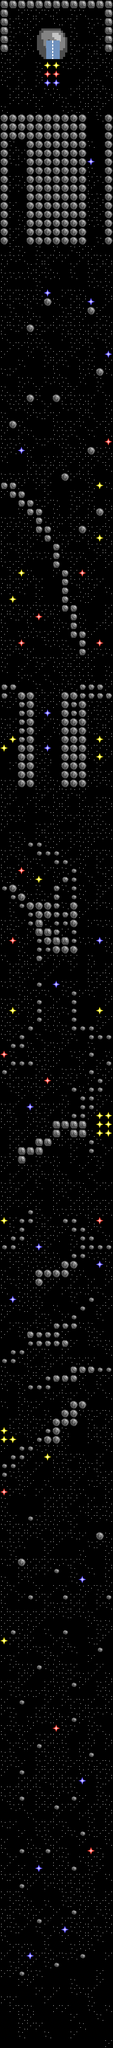

Tiled map render using the project's own tile images. Description and the map definition, with tile-layer contents summarised, below:
An orthogonal 13x234 tile map with 16x16 px tiles, 4 tile layers (background, bonus, asteroide, fin), 7 tilesets and 204 objects.

<map version="1.2" tiledversion="1.2.2" orientation="orthogonal" renderorder="right-down" width="13" height="234" tilewidth="16" tileheight="16" infinite="0" nextlayerid="13" nextobjectid="248">
 <tileset firstgid="1" source="background.tsx" />
 <tileset firstgid="4" source="redship1.tsx" />
 <tileset firstgid="5" source="asteroidetile.tsx" />
 <tileset firstgid="21" source="piste_fin.tsx" />
 <tileset firstgid="22" source="starbonus3.tsx" />
 <tileset firstgid="23" source="starbonus2.tsx" />
 <tileset firstgid="24" source="starbonus1.tsx" />
 <layer id="1" name="background" width="13" height="234">
  <data>[3042 cells, 3042 non-empty, 3 distinct tile ids]</data>
 </layer>
 <layer id="12" name="bonus" width="13" height="234">
  <data>[3042 cells, 60 non-empty, 3 distinct tile ids]</data>
 </layer>
 <layer id="3" name="asteroide" width="13" height="234">
  <data>[3042 cells, 473 non-empty, 5 distinct tile ids]</data>
 </layer>
 <layer id="9" name="fin" width="13" height="234">
  <data>[3042 cells, 1 non-empty, 1 distinct tile ids]</data>
 </layer>
 <objectgroup id="6" name="static">
  <object id="16" x="35.5" y="3603.25" width="10" height="9.25" />
  <object id="17" x="99.75" y="3587" width="9.5" height="9.75" />
  <object id="18" x="148" y="3571.25" width="9.5" height="9" />
  <object id="19" x="132.25" y="3491.75" width="9.25" height="8.75" />
  <object id="20" x="68" y="3507.25" width="9.5" height="9" />
  <object id="21" x="35.75" y="3444" width="9.75" height="8.5" />
  <object id="22" x="132" y="3412" width="9.25" height="8" />
  <object id="23" x="83.5" y="3380" width="10" height="8.25" />
  <object id="24" x="147.25" y="3346.5" width="10.75" height="10" />
  <object id="27" x="99.5" y="3298.5" width="9.5" height="10" />
  <object id="28" x="131" y="3281.75" width="11" height="11" />
  <object id="29" x="35.5" y="3283" width="10.25" height="9.5" />
  <object id="30" x="36" y="3235.75" width="9.25" height="8.5" />
  <object id="33" x="131.25" y="3139" width="10" height="9.25" />
  <object id="34" x="34.75" y="3106.5" width="10.5" height="9.75" />
  <object id="37" x="66.75" y="3043" width="10.75" height="9.5" />
  <object id="38" x="180" y="3011.25" width="9.25" height="9" />
  <object id="39" x="116" y="2979.25" width="9.5" height="9.25" />
  <object id="40" x="196.25" y="2915.5" width="9" height="9" />
  <object id="41" x="115" y="2915.25" width="10.75" height="8.75" />
  <object id="42" x="52.25" y="2914.75" width="8.75" height="9.75" />
  <object id="43" x="99.5" y="2867.75" width="10.5" height="8.75" />
  <object id="44" x="33.5" y="2848.75" width="15" height="14.5" />
  <object id="45" x="176.5" y="2799.75" width="16.5" height="15.25" />
  <object id="46" x="51.25" y="2770.5" width="10" height="10" />
  <object id="48" x="3.5" y="2691.5" width="10.5" height="7.75" />
  <object id="49" x="3.25" y="2673.75" width="9.5" height="10.25" />
  <object id="50" x="19.75" y="2675.25" width="9.75" height="9.5" />
  <object id="51" x="20.25" y="2658.75" width="8.75" height="10.25" />
  <object id="52" x="36.5" y="2659.5" width="8.75" height="8.75" />
  <object id="53" x="35.25" y="2643" width="28.75" height="11.25" />
  <object id="54" x="66.25" y="2625.75" width="13" height="11.75" />
  <object id="55" x="82" y="2608.25" width="31.25" height="29.75" />
  <object id="56" x="96.25" y="2591.25" width="48.5" height="16.75" />
  <object id="57" x="114" y="2576" width="30" height="15" />
  <object id="58" x="130" y="2560.25" width="30.25" height="15.25" />
  <object id="59" x="131" y="2498" width="76.5" height="12.75" />
  <object id="60" x="83.75" y="2511.5" width="59" height="16.25" />
  <object id="61" x="51.5" y="2530.25" width="42.25" height="11.25" />
  <object id="62" x="2" y="2481.5" width="27.75" height="11.5" />
  <object id="63" x="19.5" y="2466" width="25.75" height="11.5" />
  <object id="64" x="49.5" y="2432" width="79" height="31" />
  <object id="65" x="98.75" y="2416.75" width="44.5" height="13.25" />
  <object id="67" x="130.75" y="2401.5" width="11.25" height="11" />
  <object id="68" x="148" y="2386.75" width="9.5" height="10" />
  <object id="69" x="163.75" y="2370" width="10" height="10.25" />
  <object id="70" x="66" y="2320.75" width="14.75" height="31.25" />
  <object id="71" x="81.5" y="2320.5" width="46.75" height="14.75" />
  <object id="72" x="113.5" y="2304.25" width="30.25" height="15.75" />
  <object id="73" x="132" y="2291" width="9.5" height="10.25" />
  <object id="74" x="147" y="2291" width="10.75" height="10" />
  <object id="75" x="147.5" y="2273.75" width="60.75" height="12.5" />
  <object id="76" x="114.75" y="2226.25" width="26.75" height="10.75" />
  <object id="77" x="132" y="2243.25" width="26.5" height="10.25" />
  <object id="78" x="147" y="2258.75" width="27.25" height="10.5" />
  <object id="79" x="51.5" y="2209" width="9.5" height="28" />
  <object id="80" x="34.75" y="2228.25" width="12" height="24.25" />
  <object id="81" x="20.25" y="2260.25" width="25" height="8.75" />
  <object id="82" x="1" y="2274.75" width="28.5" height="11.25" />
  <object id="83" x="34.5" y="2096.75" width="12.75" height="31.25" />
  <object id="84" x="48" y="2096.5" width="32.5" height="15" />
  <object id="85" x="66.25" y="2080" width="30.25" height="15.5" />
  <object id="86" x="98.5" y="2048.25" width="62" height="15.75" />
  <object id="87" x="130" y="2065.25" width="29.25" height="15.25" />
  <object id="88" x="98.75" y="2063.75" width="12.75" height="16" />
  <object id="89" x="163.25" y="2081.5" width="11" height="27.5" />
  <object id="90" x="131" y="2035" width="26.5" height="10.5" />
  <object id="91" x="148" y="2001.75" width="24.75" height="26.25" />
  <object id="92" x="163.75" y="1986.75" width="25.75" height="11.25" />
  <object id="93" x="130.75" y="1986.25" width="11.75" height="10.5" />
  <object id="94" x="178.25" y="1970.25" width="11.75" height="11" />
  <object id="95" x="162.25" y="1953.75" width="12.5" height="11.5" />
  <object id="96" x="195.75" y="1937.5" width="11" height="12.25" />
  <object id="97" x="163.5" y="1923.5" width="10" height="8.75" />
  <object id="98" x="19.75" y="1939" width="42" height="10" />
  <object id="99" x="1.5" y="1955.25" width="15.25" height="10.25" />
  <object id="100" x="19.75" y="1906.25" width="26" height="10.25" />
  <object id="101" x="36.25" y="1891" width="11.25" height="9.25" />
  <object id="102" x="52" y="1870.75" width="9.5" height="16.25" />
  <object id="104" x="66.5" y="1826.75" width="13.75" height="43" />
  <object id="105" x="129.75" y="1811" width="13.75" height="73.25" />
  <object id="106" x="147.5" y="1875.5" width="25.5" height="10.25" />
  <object id="107" x="163.25" y="1890.25" width="42.25" height="10.75" />
  <object id="109" x="67" y="1794.5" width="9.5" height="10.25" />
  <object id="110" x="67.25" y="1744.5" width="12" height="15" />
  <object id="112" x="65.5" y="1696" width="79" height="46.75" />
  <object id="113" x="52" y="1648.5" width="92.25" height="44.75" />
  <object id="114" x="35.5" y="1648" width="13.25" height="14" />
  <object id="116" x="0.5" y="1618" width="32" height="15" />
  <object id="117" x="19.5" y="1633" width="31.5" height="16.75" />
  <object id="118" x="101.25" y="1614.25" width="42.75" height="31.75" />
  <object id="119" x="115" y="1600.5" width="25.75" height="13.25" />
  <object id="120" x="130.25" y="1584.75" width="11.75" height="12.75" />
  <object id="121" x="100" y="1569.75" width="27.25" height="11.25" />
  </objectgroup>
 <objectgroup id="8" name="fin">
  <!-- 61 objects omitted --></objectgroup>
 <objectgroup id="7" name="bonus1">
  <!-- 60 objects omitted --></objectgroup>
 <objectgroup id="10" name="bonus2">
  <!-- 58 objects omitted --></objectgroup>
 <objectgroup id="11" name="bonus3">
  <!-- 43 objects omitted --></objectgroup>
</map>
<!-- 110 of 204 objects omitted -->